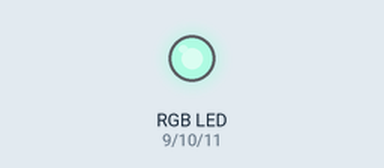
Simulated run of this sketch. Board: Arduino Uno, built with avr-gcc and run on an emulated ATmega328P. Shown: an RGB LED mixed from three pins (HIGH = lit). Dim RGB values are drawn brighter than linear; random numbers use the default seed unless the sketch sets one.

Above: at 0.1 s.
At 4.6 s:
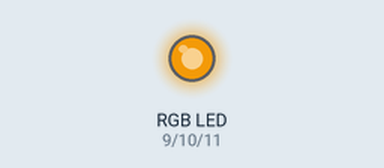
At 9.6 s:
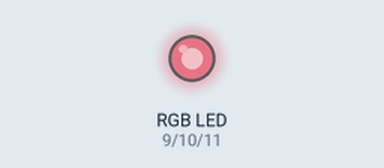
At 19.6 s:
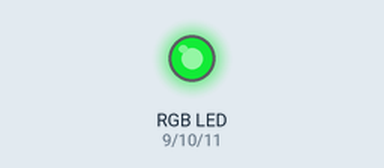
At 29.1 s:
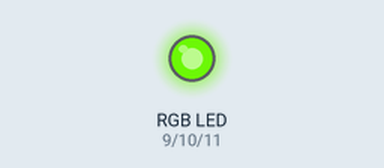
At 39.1 s:
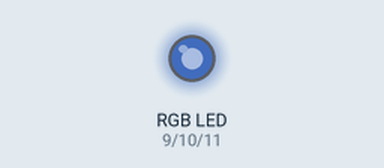
Timing chart, 0 to 40.0 s (numbered marks = the images above):
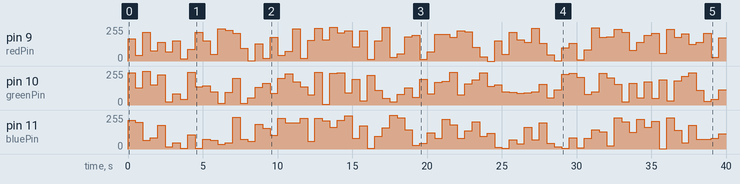

The sketch:

RGB_LED_Animation.ino
```cpp
int redPin = 9;
int greenPin = 10;
int bluePin = 11;

void setup() {

  pinMode(redPin, OUTPUT);
  pinMode(greenPin, OUTPUT);
  pinMode(bluePin, OUTPUT);

}

void loop() {

  int redValue = random(0, 256);
  int greenValue = random(0, 256);
  int blueValue = random(0, 256);


  analogWrite(redPin, redValue);
  analogWrite(greenPin, greenValue);
  analogWrite(bluePin, blueValue);


  delay(500);
}
```

Measured:
- by itself, pin 9 (redPin): 0/255 → 167/255 at 0.00 s, → 42/255 0.50 s later, → 216/255 0.50 s later, → 77/255 0.50 s later, … (80 changes in this stretch)
- by itself, pin 11 (bluePin): 0/255 → 217/255 at 0.00 s, → 200/255 0.50 s later, → 67/255 0.50 s later, → 85/255 0.50 s later, … (79 changes in this stretch)
